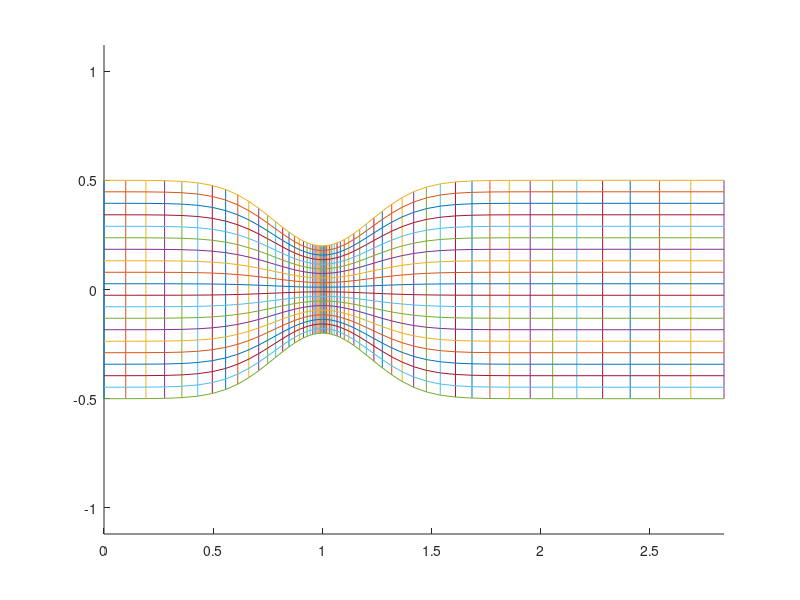

Recreate this plot in MATLAB.
function sit2
n1 = 60;
n2 = 20;

X = zeros(n1,n2);
Y = zeros(n1,n2);

x = nlinspace(0,3,n1);
for i = 1:n1
    X(i,1) = x(i);
    X(i,n2) = x(i);
    
    Y(i,1) = -f(x(i));
    Y(i,n2) = f(x(i));
    
    t = linspace(0,1,n2);
    for j = 2:n2-1
        X(i,j) = X(i,1) + (X(i,n2)-X(i,1))*t(j);
        Y(i,j) = Y(i,1) + (Y(i,n2)-Y(i,1))*t(j);
    end
end

PX = zeros(n1*n2,1);
PY = zeros(n1*n2,1);
Ip = zeros(n1,n2);
k = 1;
for i = 1:n1
    for j = 1:n2
        PX(k) = X(i,j);
        PY(k) = Y(i,j);
        Ip(i,j) = k;
        k = k + 1; 
    end
end
Ip = Ip - 1;

k = 1;
TP = zeros((n1-1)*(n2-1),4);
Iq = zeros(n1,n2);
for i = 1:n1-1
    for j = 1:n2-1
        TP(k,:) = [Ip(i+1,j),Ip(i+1,j+1),Ip(i,j+1),Ip(i,j)];
        Iq(i,j) = k;
        k = k + 1; 
    end
end
Iq = Iq - 1;

k = 1;
TT = zeros((n1-1)*(n2-1),4);
for i = 1:n1-1
    for j = 1:n2-1
        if(i > 1)
            TT(k,3) = Iq(i-1,j);
        else
            TT(k,3) = -2;
        end
        
        if(i < n1-1)
            TT(k,1) = Iq(i+1,j);
        else
            TT(k,1) = -3;
        end
        
        if(j > 1)
            TT(k,4) = Iq(i,j-1);
        else
            TT(k,4) = -1;
        end
        
        if(j < n2-1)
            TT(k,2) = Iq(i,j+1);
        else
            TT(k,2) = -1;
        end
        
        k = k + 1; 
    end
end

geometrie{1} = PX;
geometrie{2} = PY;
geometrie{3} = TP;
geometrie{4} = TT;
geometrie{5} = 4*ones(length(TP(:,1)),1);

save 'geometrie' geometrie

figure
hold on;
for i = 1:length(X(:,1))
    plot(X(i,:),Y(i,:));
end
for j = 1:length(X(1,:))
    plot(X(:,j),Y(:,j));
end
axis equal;

function y = f(x)
y = 0.5 - 0.3*exp(-(x-1)^2/0.1);

function y = nlinspace(a,b,n)
y = zeros(n,1);
for i = 1:n
    x = (i-1)/(n-1);
    y(i+1) = y(i) + 1-0.999*exp(-(3*x-1.31)^2/100);
end
y = y - min(y);
y = y/(max(y));
y = a + y*(b-a);



